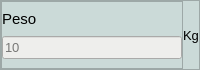
                            <widget class="QFrame" name="peso_v">
                             <property name="maximumSize">
                              <size>
                               <width>250</width>
                               <height>70</height>
                              </size>
                             </property>
                             <property name="styleSheet">
                              <string notr="true">background-color: rgb(203, 218, 216);</string>
                             </property>
                             <property name="frameShape">
                              <enum>QFrame::StyledPanel</enum>
                             </property>
                             <property name="frameShadow">
                              <enum>QFrame::Raised</enum>
                             </property>
                             <layout class="QHBoxLayout" name="horizontalLayout_78">
                              <property name="spacing">
                               <number>0</number>
                              </property>
                              <property name="leftMargin">
                               <number>0</number>
                              </property>
                              <property name="topMargin">
                               <number>0</number>
                              </property>
                              <property name="rightMargin">
                               <number>0</number>
                              </property>
                              <property name="bottomMargin">
                               <number>0</number>
                              </property>
                              <item>
                               <widget class="QFrame" name="peso">
                                <property name="maximumSize">
                                 <size>
                                  <width>200</width>
                                  <height>16777215</height>
                                 </size>
                                </property>
                                <property name="frameShape">
                                 <enum>QFrame::StyledPanel</enum>
                                </property>
                                <property name="frameShadow">
                                 <enum>QFrame::Raised</enum>
                                </property>
                                <layout class="QVBoxLayout" name="verticalLayout_128">
                                 <property name="spacing">
                                  <number>0</number>
                                 </property>
                                 <property name="leftMargin">
                                  <number>0</number>
                                 </property>
                                 <property name="topMargin">
                                  <number>0</number>
                                 </property>
                                 <property name="rightMargin">
                                  <number>0</number>
                                 </property>
                                 <item>
                                  <widget class="QLabel" name="peso_label">
                                   <property name="font">
                                    <font>
                                     <pointsize>11</pointsize>
                                    </font>
                                   </property>
                                   <property name="styleSheet">
                                    <string notr="true">color: rgb(0, 0, 0);</string>
                                   </property>
                                   <property name="text">
                                    <string>Peso</string>
                                   </property>
                                  </widget>
                                 </item>
                                 <item>
                                  <widget class="QLineEdit" name="peso_text">
                                   <property name="font">
                                    <font>
                                     <pointsize>10</pointsize>
                                    </font>
                                   </property>
                                   <property name="styleSheet">
                                    <string notr="true">background-color: rgb(238, 238, 236);</string>
                                   </property>
                                   <property name="placeholderText">
                                    <string>10</string>
                                   </property>
                                  </widget>
                                 </item>
                                </layout>
                               </widget>
                              </item>
                              <item>
                               <widget class="QLabel" name="peso_u_label">
                                <property name="font">
                                 <font>
                                  <pointsize>10</pointsize>
                                 </font>
                                </property>
                                <property name="styleSheet">
                                 <string notr="true">color: rgb(0, 0, 0);</string>
                                </property>
                                <property name="text">
                                 <string>Kg</string>
                                </property>
                                <property name="margin">
                                 <number>0</number>
                                </property>
                               </widget>
                              </item>
                             </layout>
                            </widget>
